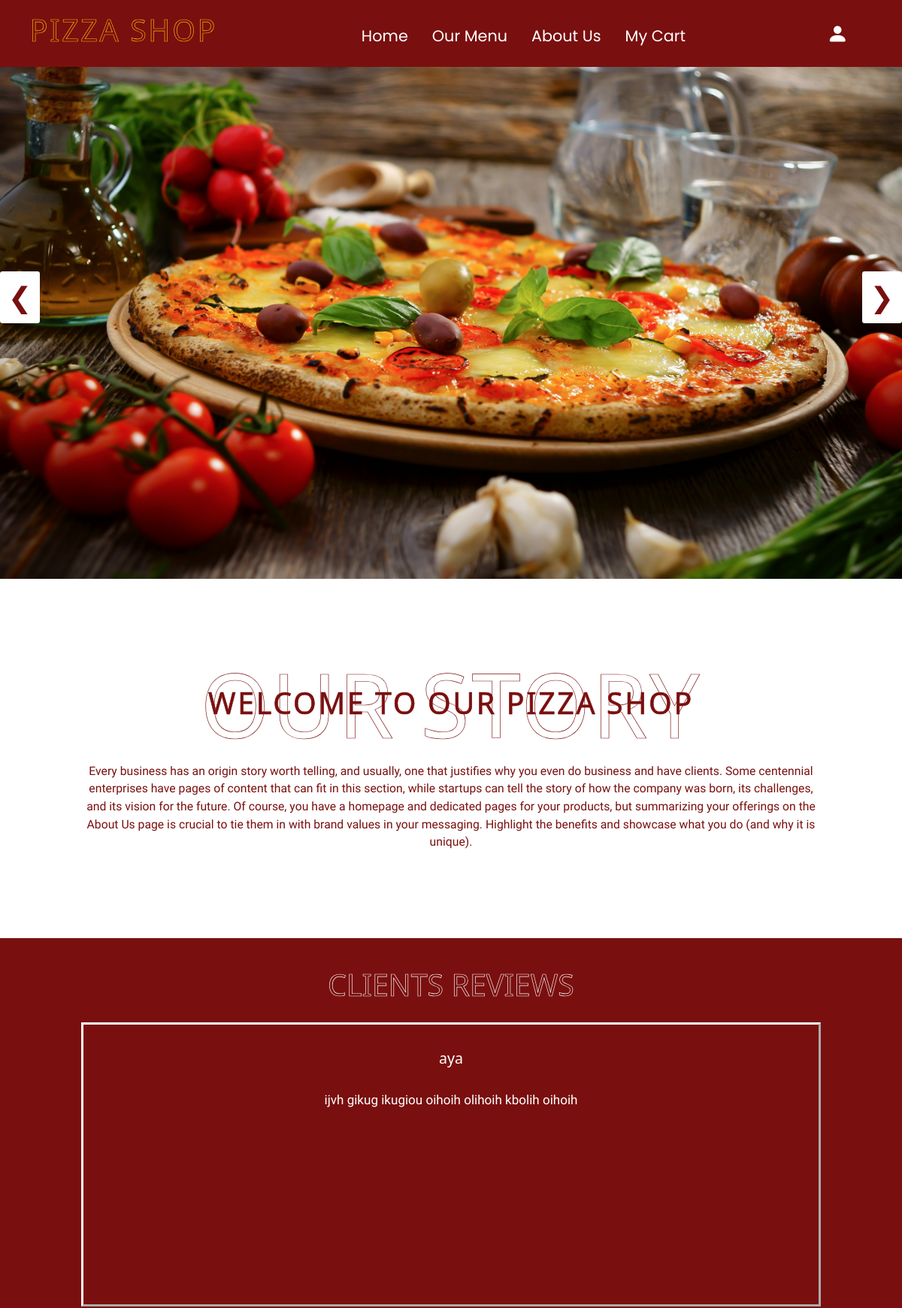
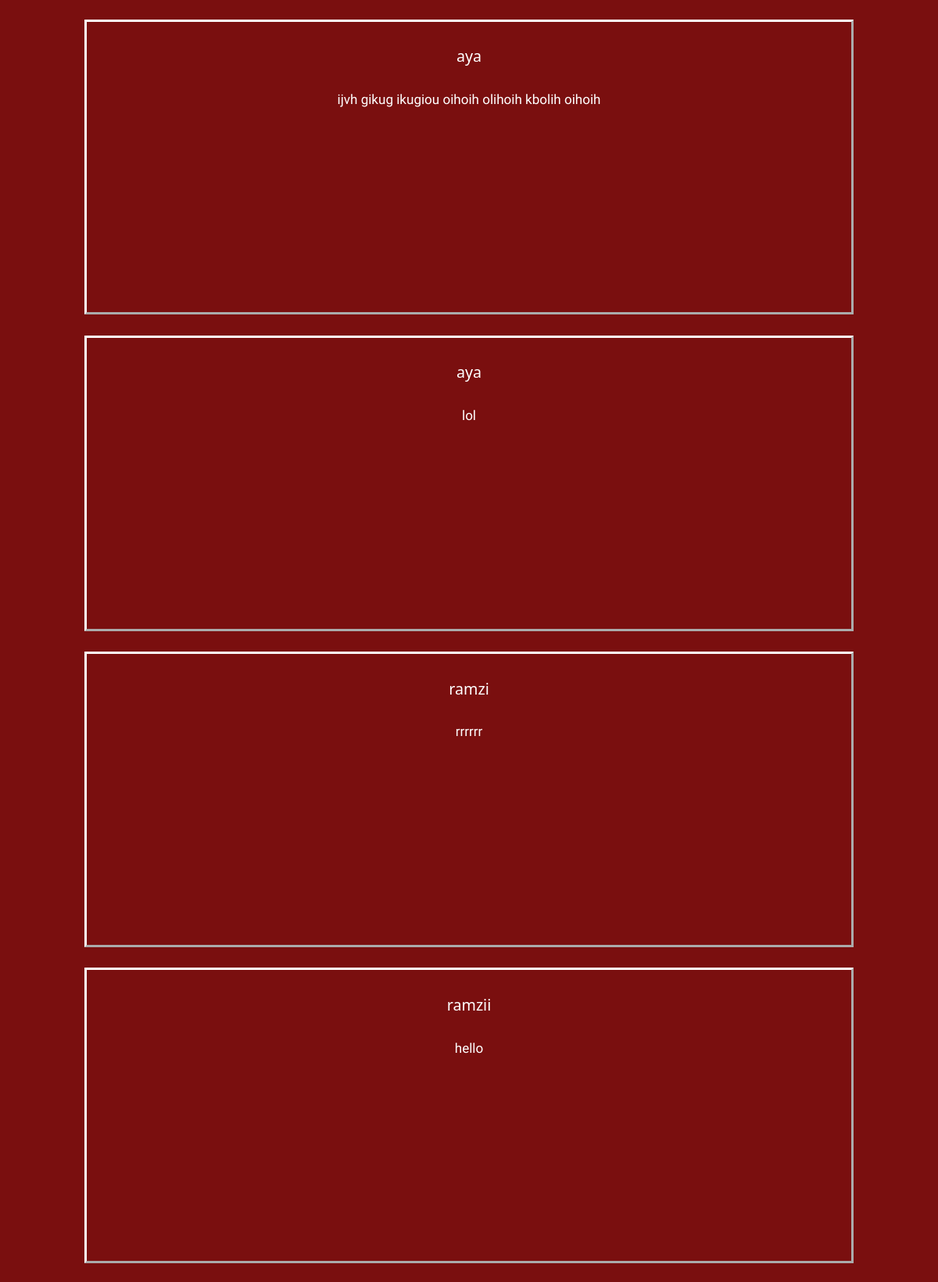
The page / (upper part) on the database its author committed (2 pictures, top to bottom).
### tables this page shows
CREATE TABLE `reviews` (
  `username` varchar(25) NOT NULL,
  `review_ID` int(11) NOT NULL,
  `review` text NOT NULL
);

### index.php (the view, shortened to what this page needs)
<!DOCTYPE html>
<?php
$get="";
if(isset($_SESSION["username"] )){
    $get=$_SESSION["username"];
}
else {
    $get="";
}
?>
<html>
        <head>
            <link href="https://cdn.jsdelivr.net/npm/bootstrap@5.1.3/dist/css/bootstrap.min.css" rel="stylesheet">
            <link rel="stylesheet" href="https://cdn.jsdelivr.net/npm/bootstrap-icons@1.8.1/font/bootstrap-icons.css">
            <link rel="stylesheet" href="https://cdnjs.cloudflare.com/ajax/libs/font-awesome/5.15.4/css/all.min.css">
            <link rel="stylesheet" href="https://cdn.jsdelivr.net/npm/boxicons@latest/css/boxicons.min.css">
            <link rel="stylesheet" href="https://unpkg.com/swiper@7/swiper-bundle.min.css"/>
            <link href="css/main.css" rel="stylesheet">
            <link href="css/home.css" rel="stylesheet">
        </head>
        <body>
        <nav class="navbar-expand-lg navbar navbar-dark " style="background-color: rgb(122, 15, 15); ">
        <div class="container-xl">
            <a class="navbar-brand nav-item" href="#">
                <p id="STORE_LOGO">PIZZA SHOP</p>
            </a>
            <div class="collapse navbar-collapse" id="navbarCollapse">
            <div class="navbar-nav mx-lg-auto">
                <a class="nav-item nav-link " href="index.php"><p class="nav_p">Home</p></a>
                <a class="nav-item nav-link " href="menu.php"><p class="nav_p">Our Menu</p></a>
                <a class="nav-item nav-link " href="about.php"><p class="nav_p">About Us</p></a>
                <a class="nav-item nav-link " href="ordered.php"><p class="nav_p">My Cart</p></a>
            </div>
            <div class="d-flex align-items-lg-center mt-3 mt-lg-0">
                <a href="signin.php" target="_blank" class="nav-item nav-link " title="Sign In" id="login-btn"><i class="bi bi-person-fill ic"></i><spam class="username"><?php echo $get;?></spam></a>
            </div>
            </div>
        </div>
        </nav>
        <div id="slideshow" style="width: 100%;">
                <img class="main_img" id="img1" src="images/home/big_img1.jpg" >
                <button class="btn button" id="left" >&#10094;</button>
                <button class="btn button" id="right">&#10095;</button>
        </div>
            <br>
        <section id="about" class="about">
            <div id="about_us">
                <h1 class="heading" > OUR STORY <span>Welcome To Our Pizza Shop</span></h1>
                <p class="para">Every business has an origin story worth telling, and usually, one that justifies why you even do business and have clients.
                Some centennial enterprises have pages of content that can fit in this section, while startups can tell the story of how the company was born, its challenges, and its vision for the future.
                Of course, you have a homepage and dedicated pages for your products, but summarizing your offerings on the About Us page is crucial to tie them in with brand values in your messaging.
                Highlight the benefits and showcase what you do (and why it is unique).</p>
            </div>
        </section>
        <section class="reviews" id="reviews">
            <h1 class="Reviews"><span id="heading">clients reviews</span></h1>
            <div class="swiper reviews-slider">
                <div class="swiper-wrapper" id="swiper">
                    <?php
                    $conn = new mysqli('localhost', 'root', '', 'pizza');
                    $sql="SELECT * FROM reviews";
                    $result = $conn->query($sql);
                    if ($result->num_rows> 0) {
                        while($row = $result->fetch_assoc()) {
                            echo "<div class='swiper-slide box' style='height:10cm;'>";
                            echo "<h3>";
                            echo $row["username"];
                            echo "</h3>";
                            echo "<p>";
                            echo $row["review"];
                            echo "</p>";
                            echo "</div>";
                        }
                    }
                    else{
                        $nocom="<h3 style='color:white;text-align:center; width: 100%; border: 1px solid white;padding:1cm; margin:1cm'> NO REVIEWS YET</h3>";
                    }
                    ?>
                </div>
            </div>
        </section>
    </body>
</html>

### css/main.css (style rules this page uses)
* { margin: 0; padding: 0; box-sizing: border-box; outline: none; border: none; text-decoration: none; transition: all .2s linear; }
html { font-size: 82%; overflow-x: hidden; scroll-padding-top: 7rem; scroll-behavior: smooth; }
section { margin-bottom: 2rem; padding:2rem 9%; }
.nav_p { font-family: 'Poppins', sans-serif; font-stretch: expanded; font-size: 0.55cm; margin-left: 0.5cm; margin-top: 0.5cm; color: white; }
.ic { color: white; font-size: 28px; margin-left: 0.4cm; }
#STORE_LOGO { font-size: 3rem; text-transform: uppercase; color: transparent; -webkit-text-stroke: .05rem #ffc107; letter-spacing: .2rem; text-align: center; margin-bottom: 0.2cm; }
.heading { font-size: 9rem; text-transform: uppercase; color: transparent; -webkit-text-stroke: .05rem rgb(122, 15, 15); letter-spacing: .2rem; text-align: center; pointer-events: none; position: relative; margin-top: 50px; }
.heading span { position: absolute; top: 50%; left: 50%; transform: translate(-50%, -50%); width: 100%; color: rgb(122, 15, 15); font-size: 3rem; }
.para { color: rgb(122, 15, 15); font-family: "Trirong", serif; text-align: center; padding-bottom: 50px; font-size: 1.2rem; }

### css/home.css (style rules this page uses)
:root { --black: #ffc107; --border: .1rem solid rgba(0,0,0,.1); --border-hover: .1rem solid var(--black); --box-shadow: 0 .5rem 1rem rgba(0,0,0,.1); --red: rgb(122, 15, 15); }
.main_img { width: 100%; height: 18cm; }
#slideshow { position: relative; }
#left { position: absolute; bottom: 50%; left: 0px; }
#right { bottom: 50%; position: absolute; right: 0px; }
.button { background-color: white; color: rgb(122, 15, 15); z-index: 2; font-size: 1cm; }
.reviews .reviews-slider .box { border-color: white; border-style: outset; padding: 2rem; text-align: center; margin: 2rem 0; height: fit-content; }
.reviews .reviews-slider .box h3 { color: white; font-size: 1.5rem; padding: .5rem 0; }
.reviews .reviews-slider .box p { color: white; font-size: 1.3rem; padding: 1rem 0; line-height: 2; font-family: "Trirong", serif; }
.Reviews { padding-top: 1rem; text-align: center; }
#heading { font-size: 3rem; text-transform: uppercase; color: transparent; -webkit-text-stroke: .05rem white; }
.reviews { background-color: var(--red) }

### rows shown on the page
reviews: username "aya", review "ijvh gikug ikugiou oihoih olihoih kbolih oihoih"
reviews: username "aya", review "ijvh gikug ikugiou oihoih olihoih kbolih oihoih"
reviews: username "aya", review "lol"
reviews: username "ramzi", review "rrrrrr"
reviews: username "ramzii", review "hello"
